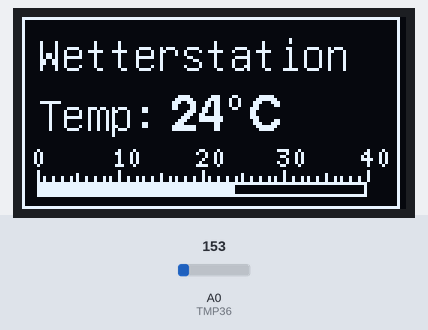
Bench run of a sketch on a simulated Arduino Uno, built with avr-gcc and run on an emulated ATmega328P. Shown: 128×64 one-colour display. The test bench sets the inputs (shaded band); at power-on: A0 (TMP36) = 153.

Above: at 1.2 s.
1.3 s: A0 (TMP36) set to 165
At 3.5 s:
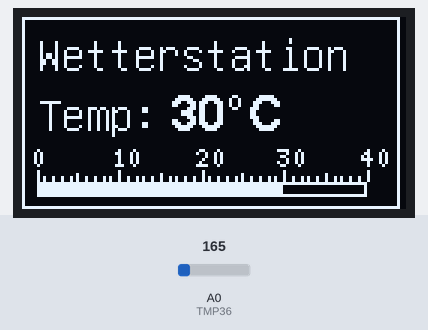
3.8 s: A0 (TMP36) set to 175
At 5.3 s:
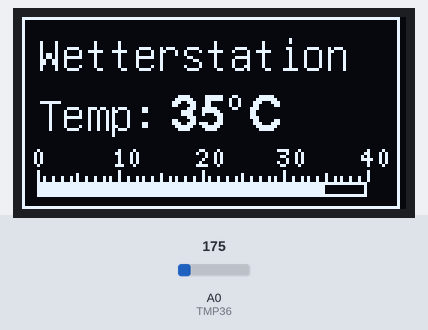
6.3 s: A0 (TMP36) set to 191
At 8.2 s:
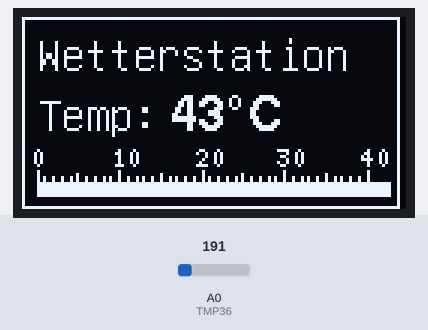
Timing chart, 0 to 9.7 s (numbered marks = the images above; inputs shaded):
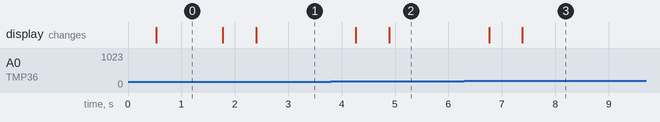

Measured:
- after the input at 1.3 s, the display: first changes after 0.47 s (image 1 shows a later state)
- after the input at 3.8 s, the display: first changes after 0.47 s (image 2 shows a later state)
- after the input at 6.3 s, the display: first changes after 0.46 s (image 3 shows a later state)

The sketch:

Oled_Tutorial-Final.ino
```cpp
#include "U8glib.h"
#include "dht.h"

#define dht_apin A0

dht DHT;
int TMP36 = A0;
int temperatur = 0;
int time= 20;

// Oled Display
int d0 = 8;
int d1 = 9;
int res = 10;
int dc = 11;
int cs = 12;
U8GLIB_SH1106_128X64 u8g(d0, d1, cs, dc, res);

const uint8_t brainy_bitmap[] PROGMEM = {
 0x00, 0x00, 0x03, 0xB0, 0x00, 0x00, 0x00, 0x00, 0x07, 0xFC, 0x00, 0x00, 0x00, 0x00, 0x0C, 0x46,
0x00, 0x00, 0x00, 0x00, 0xFC, 0x47, 0xC0, 0x00, 0x00, 0x01, 0xCE, 0x4C, 0x60, 0x00, 0x00, 0x03,
0x02, 0x58, 0x30, 0x00, 0x00, 0x03, 0x02, 0x58, 0x10, 0x00, 0x00, 0x02, 0x02, 0x58, 0x18, 0x00,
0x00, 0x03, 0x06, 0x4C, 0x18, 0x00, 0x00, 0x07, 0x04, 0x44, 0x18, 0x00, 0x00, 0x0D, 0x80, 0x40,
0x3C, 0x00, 0x00, 0x09, 0xC0, 0x40, 0xE6, 0x00, 0x00, 0x18, 0x78, 0x47, 0xC2, 0x00, 0x00, 0x18,
0x0C, 0x4E, 0x02, 0x00, 0x00, 0x1F, 0x86, 0x4C, 0x7E, 0x00, 0x00, 0x0E, 0xC6, 0xE8, 0xEE, 0x00,
0x00, 0x18, 0x43, 0xF8, 0x82, 0x00, 0x00, 0x10, 0x06, 0x4C, 0x03, 0x00, 0x00, 0x30, 0x0C, 0x46,
0x01, 0x00, 0x00, 0x30, 0x18, 0x46, 0x01, 0x00, 0x00, 0x10, 0x18, 0x43, 0x03, 0x00, 0x00, 0x18,
0x10, 0x43, 0x03, 0x00, 0x00, 0x1C, 0x70, 0x41, 0x86, 0x00, 0x00, 0x0F, 0xE0, 0x40, 0xFE, 0x00,
0x00, 0x09, 0x1E, 0x4F, 0x06, 0x00, 0x00, 0x08, 0x30, 0x43, 0x86, 0x00, 0x00, 0x0C, 0x20, 0x41,
0x86, 0x00, 0x00, 0x06, 0x60, 0x40, 0x8C, 0x00, 0x00, 0x07, 0x60, 0x40, 0xB8, 0x00, 0x00, 0x01,
0xE0, 0x41, 0xF0, 0x00, 0x00, 0x00, 0x38, 0xE3, 0x00, 0x00, 0x00, 0x00, 0x0F, 0xBE, 0x00, 0x00,
0x00, 0x00, 0x00, 0x00, 0x00, 0x00, 0x1F, 0xCF, 0x82, 0x0C, 0x86, 0x46, 0x1F, 0xEF, 0xC3, 0x0C,
0xC6, 0xEE, 0x1C, 0xEC, 0xC7, 0x0C, 0xE6, 0x7C, 0x1C, 0xED, 0x8D, 0x8C, 0xFE, 0x38, 0x1C, 0xED,
0x8D, 0xCC, 0xDE, 0x38, 0x1D, 0xCD, 0xDF, 0xCC, 0xCE, 0x38, 0x1F, 0x8C, 0xF8, 0xEC, 0xC6, 0x38,
0x1F, 0xEC, 0x08, 0x0C, 0xC2, 0x18, 0x1C, 0xEC, 0x00, 0xC0, 0x00, 0x00, 0x1C, 0xFD, 0xFB, 0xC0,
0x00, 0x00, 0x1C, 0xFC, 0x63, 0x00, 0x00, 0x00, 0x1C, 0xEC, 0x63, 0xC0, 0x00, 0x00, 0x1F, 0xEC,
0x60, 0xC0, 0x00, 0x00, 0x1F, 0xCC, 0x63, 0xC0, 0x00, 0x00, 0x1F, 0x0C, 0x63, 0x00, 0x00, 0x00,
0x00, 0x00, 0x00, 0x00, 0x00, 0x00, 0x00, 0x00, 0x00, 0x00, 0x00, 0x00, 0x28, 0x2B, 0x4F, 0x67,
0x42, 0x38, 0x7B, 0xEA, 0x86, 0xB2, 0x28, 0xC7,

};

void draw(void) {
//  u8g.drawBitmapP( 76, 5, 6, 50, brainy_bitmap);  // put bitmap
}

void drawtemp(void){
  int posTemp = 38;

  u8g.setFont(u8g_font_unifont);  // select font

  u8g.drawFrame(0,0,126,64);
  u8g.drawStr(5, 18, "Wetterstation");
  u8g.drawStr(5, posTemp, "Temp: ");  // put string of display at position X, Y

  u8g.setFont(u8g_font_helvB12);  // select font
  u8g.setPrintPos(50, posTemp);  // set position
  u8g.print(temperatur);  // display temperature from DHT11
  u8g.print(char(176));
  u8g.print('C');
}

int calcBarLength(int temp, int width, int maxi){
  int minTemp = 0;
  int maxTemp = maxi;
  if (temp < 0) temp = 0;
  if (temp > 50) temp = maxi;

  int l = width*temp/maxi;
  return l;
}

void drawBar(void){
  int top = 55;
  int x = 5;
  int h = 5;
  int w = 110;

  int maxTemp = 40;

  int length = calcBarLength(temperatur, w, maxTemp);
  u8g.drawFrame(x,top,w,h);
  u8g.drawBox  (x,top,length,h);

  // Linien
  for (int i=0; i<=maxTemp; i++){
    int p = calcBarLength(i, w, maxTemp);
    if (i%10 == 0){
      u8g.drawVLine(x+p,top-4,4);
      u8g.setFont(u8g_font_5x7);  // select font
      u8g.setPrintPos(x-2+p, top-5);  // set position
      u8g.print(i);  // i
    }else if (i%5 == 0){
      u8g.drawVLine(x+p,top-3,3);
    }else{
      u8g.drawVLine(x+p,top-2,2);
    }
  }
}


void calcTemp(void){
 int temp[10];
 temp[0] = map(analogRead(TMP36), 0, 410, -50, 150);
  delay(time);
  temp[1] = map(analogRead(TMP36), 0, 410, -50, 150);
  delay(time);
  temp[2] = map(analogRead(TMP36), 0, 410, -50, 150);
  delay(time);
  temp[3] = map(analogRead(TMP36), 0, 410, -50, 150);
  delay(time);
  temp[4] = map(analogRead(TMP36), 0, 410, -50, 150);
  delay(time);
  temp[5] = map(analogRead(TMP36), 0, 410, -50, 150);
  delay(time);
  temp[6] = map(analogRead(TMP36), 0, 410, -50, 150);
  delay(time);
  temp[7] = map(analogRead(TMP36), 0, 410, -50, 150);
  delay(time);
  temp[8] = map(analogRead(TMP36), 0, 410, -50, 150);
  delay(time);
  temp[9] = map(analogRead(TMP36), 0, 410, -50, 150);

  temperatur=(temp[0]+temp[1]+temp[2]+temp[3]+temp[4]+temp[5]
  +temp[6]+temp[7]+temp[8]+temp[9])/10; // Alles in eine Zeile!
}

void setup(void) {
}

void loop(void) {
  calcTemp();
  u8g.firstPage();
  do {
    draw();
    drawtemp();
    drawBar();
  } while( u8g.nextPage() );

  delay(100);  // Delay of 5sec before accessing DHT11 (min - 2sec)
}
```
